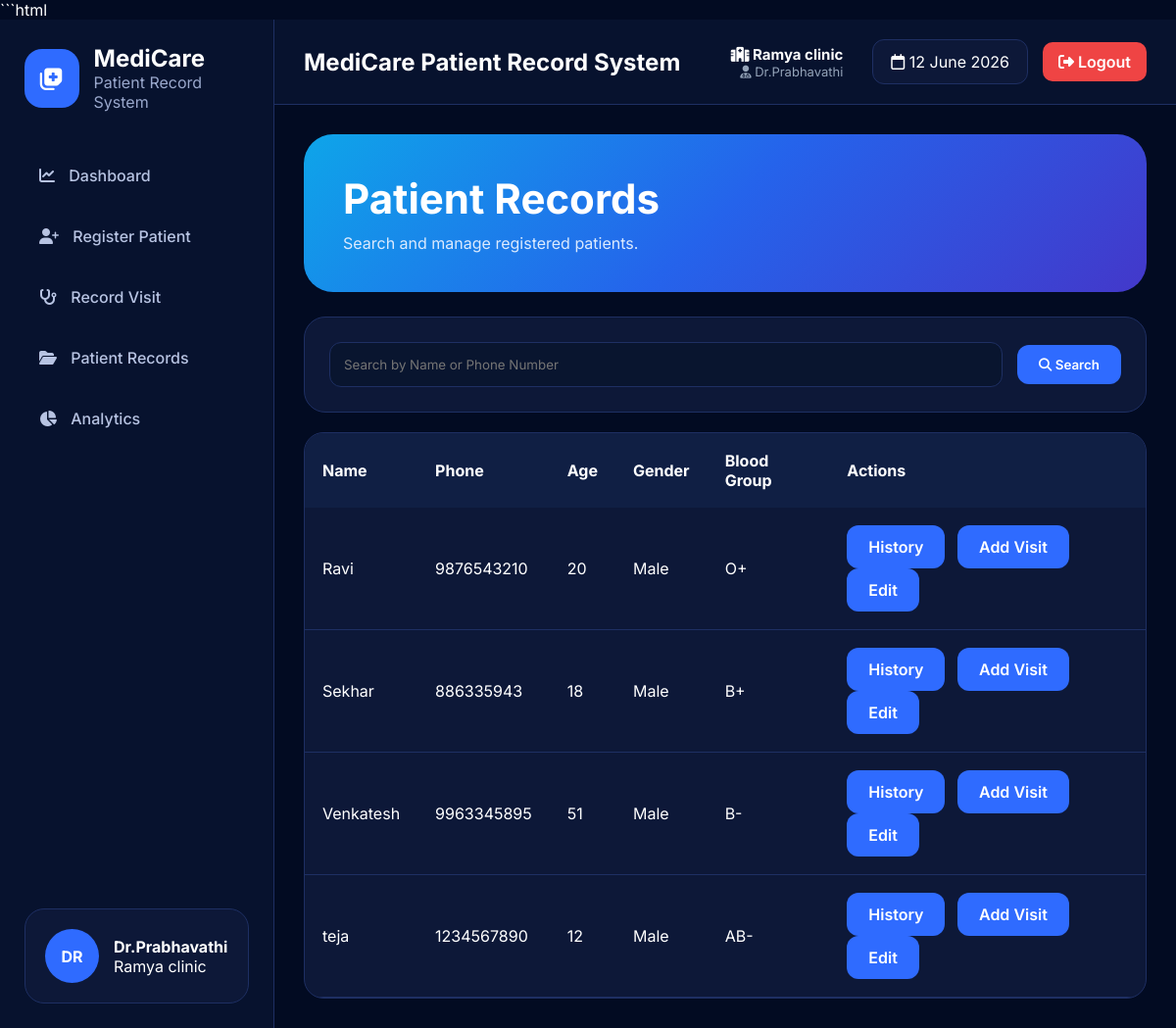
The page /records (signed in) on the database its author committed.
### tables this page shows
CREATE TABLE patients(
    phone TEXT PRIMARY KEY,
    name TEXT NOT NULL,
    age INTEGER,
    gender TEXT,
    blood_group TEXT
);

### app.py (the view)
@app.route("/records")
def records():
    search = request.args.get("search", "")
    conn = sqlite3.connect(DB_PATH)
    cursor = conn.cursor()
    if search:
        cursor.execute("""
        SELECT *
        FROM patients
        WHERE name LIKE ?
        OR phone LIKE ?
        ORDER BY name
        """,
        (
            f"%{search}%",
            f"%{search}%"
        ))
    else:
        cursor.execute("""
        SELECT *
        FROM patients
        ORDER BY name
        """)
    patients = cursor.fetchall()
    conn.close()
    return render_template(
        "patient_records.html",
        patients=patients,
        search=search
    )

### templates/patient_records.html (shortened to what this page needs)
{% extends "base.html" %}
{% block content %}
<div class="hero">
    <h1>Patient Records</h1>
    <p>
        Search and manage registered patients.
    </p>
</div>
<div class="card">
    <form
        method="GET"
        action="/records">
        <div class="search-container">
            <input
                type="text"
                name="search"
                value="{{ search }}"
                placeholder="Search by Name or Phone Number">
            <button
                type="submit"
                class="btn">
                <i class="fa-solid fa-magnifying-glass"></i>
                Search
            </button>
        </div>
    </form>
</div>
<br>
<div class="table-container">
    <table>
        <thead>
            <tr>
                <th>Name</th>
                <th>Phone</th>
                <th>Age</th>
                <th>Gender</th>
                <th>Blood Group</th>
                <th>Actions</th>
            </tr>
        </thead>
        <tbody>
            {% for patient in patients %}
            <tr>
                <td>{{ patient[1] }}</td>
                <td>{{ patient[0] }}</td>
                <td>{{ patient[2] }}</td>
                <td>{{ patient[3] }}</td>
                <td>{{ patient[4] }}</td>
                <td>
                    <a
                        href="/history/{{ patient[0] }}"
                        class="btn">
                        History
                    </a>
                    <a
                        href="/consultation?phone={{ patient[0] }}"
                        class="btn">
                        Add Visit
                    </a>
                    <a
                        href="/edit_patient/{{ patient[0] }}"
                        class="btn">
                        Edit
                    </a>
                </td>
            </tr>
            {% endfor %}
        </tbody>
    </table>
</div>
{% endblock %}

### static/css/style.css (style rules this page uses)
:root { --bg:#020b22; --sidebar:#07122e; --card:#0d1838; --card2:#12214a; --border:#1e2f63; --blue:#2f6bff; --blue2:#4f46e5; --text:#ffffff; --muted:#9aa8cc; }
* { margin:0; padding:0; box-sizing:border-box; font-family:'Inter',sans-serif; }
body { background:var(--bg); color:var(--text); }
a { text-decoration:none; color:inherit; }
.hero { background:linear-gradient( 135deg, #0ea5e9, #2563eb, #4338ca ); padding:40px; border-radius:30px; margin-bottom:25px; }
.hero h1 { color:white; font-size:42px; margin-bottom:10px; }
.hero p { color:#dbeafe; }
.card { background:var(--card); border:1px solid var(--border); border-radius:22px; padding:25px; }
input, select, textarea { width:100%; padding:14px; background:#09152f; border:1px solid var(--border); border-radius:12px; color:white; }
.btn { background:var(--blue); color:white; padding:12px 22px; border:none; border-radius:12px; cursor:pointer; display:inline-block; font-weight:600; }
.table-container { background:var(--card); border:1px solid var(--border); border-radius:20px; overflow:hidden; }
table { width:100%; border-collapse:collapse; }
th { background:#09152f; color:white; padding:16px; text-align:left; }
td { padding:16px; border-bottom:1px solid var(--border); }
.search-container { display:flex; gap:15px; align-items:center; }
.search-container input { flex:1; }
th { background:#101f44; color:white; padding:18px; text-align:left; }
td { padding:18px; border-bottom:1px solid var(--border); }
td .btn { margin-right:8px; }

### rows shown on the page
patients: name "Ravi", phone "9876543210", age "20", gender "Male", blood_group "O+"
patients: name "Sekhar", phone "886335943", age "18", gender "Male", blood_group "B+"
patients: name "Venkatesh", phone "9963345895", age "51", gender "Male", blood_group "B-"
patients: name "teja", phone "1234567890", age "12", gender "Male", blood_group "AB-"

### other values the page prints
{{ session.get('doctor','Doctor') }} "Dr.Prabhavathi"
{{ session.get('clinic','Clinic') }} "Ramya clinic"
